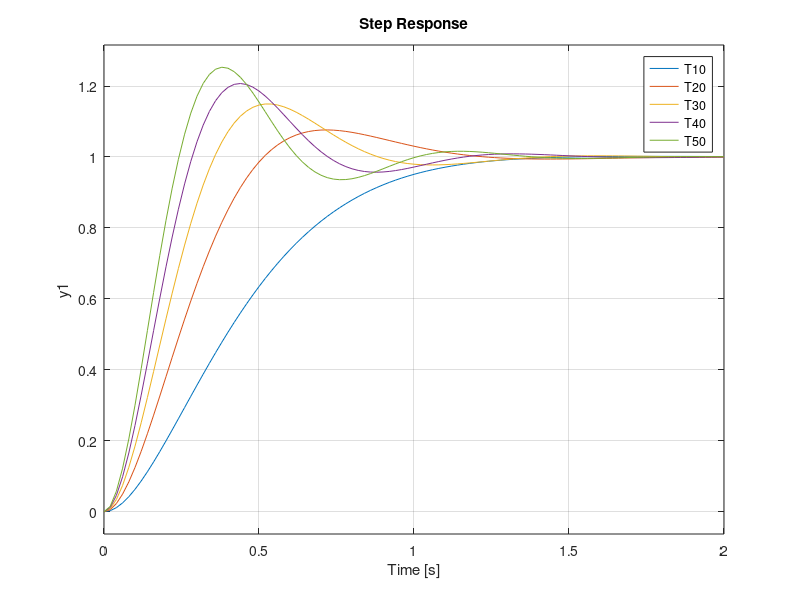

MATLAB code to generate this figure: (Note: this script raises an error after producing the figure.)
%%% prelab4
%% 4.1.2 P controlller

m = 0.94;
r = 6.36e-3;
R = 2.6;
kt = 7.67e-3;
km = kt;
kg = 3.71;
J = 3.9e-7;
F = (m*r*r*R+R*kg*kg*J);
E = kt*km*kg*kg;
Gnum = r*kt*kg;
Gden = [F kt*km*kg*kg 0];
G = tf([Gnum], Gden);
K10 = 10; K20 = 20; K30 = 30; K40 = 40; K50 = 50;
T10 = tf([K10*r*kt*kg], [F kt*km*kg*kg K10*r*kt*kg]);
T20 = tf([K20*r*kt*kg], [F kt*km*kg*kg K20*r*kt*kg]);
T30 = tf([K30*r*kt*kg], [F kt*km*kg*kg K30*r*kt*kg]);
T40 = tf([K40*r*kt*kg], [F kt*km*kg*kg K40*r*kt*kg]);
T50 = tf([K50*r*kt*kg], [F kt*km*kg*kg K50*r*kt*kg]);
step(T10, T20, T30, T40, T50);

Kparr = linspace(0,100);
TfP = tf([r*kt*kg], [F kt*km*kg*kg r*kt*kg]);
figure
rlocus(TfP, Kparr)
Kmin = 38;
Tmin = tf([Kmin*r*kt*kg], [F kt*km*kg*kg Kmin*r*kt*kg])
figure
step(Tmin)

%% 4.1.3 P controlller
Kdarr = linspace(0, 100);
PD = tf([1 12], [1/250 1]);
TfPD = tf([Gnum*Kdarr Gnum*Kdarr*12], [F/250 (F+E/250) (E+Gnum*Kdarr) 12*Gnum*Kdarr]);
TfPDreal = tf([Gnum Gnum*12], [F/250 (F+E/250) (E+Gnum) 12*Gnum]);
rlocus(TfPD, Kdarr)

K10 = 10; K20 = 20; K30 = 30; K40 = 40; K50 = 50;
T10 = tf([Gnum*K10 Gnum*K10*12], [F/250 (F+E/250) (E+Gnum*K10) 12*Gnum*K10]);
T20 = tf([Gnum*K20 Gnum*K20*12], [F/250 (F+E/250) (E+Gnum*K20) 12*Gnum*K20]);
T30 = tf([Gnum*K30 Gnum*K30*12], [F/250 (F+E/250) (E+Gnum*K30) 12*Gnum*K30]);
T40 = tf([Gnum*K40 Gnum*K40*12], [F/250 (F+E/250) (E+Gnum*K40) 12*Gnum*K40]);
T50 = tf([Gnum*K50 Gnum*K50*12], [F/250 (F+E/250) (E+Gnum*K50) 12*Gnum*K50]);

step(T20);